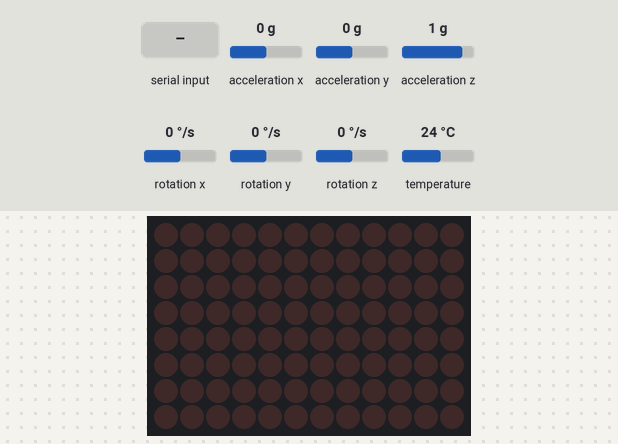
A sketch run on a simulated Arduino Uno R4 WiFi. On the bench: 12×8 LED matrix. The test bench sets the inputs (shaded band); at power-on: acceleration x 0 g, acceleration y 0 g, acceleration z 1 g, rotation x 0 °/s, rotation y 0 °/s, rotation z 0 °/s, temperature 24 °C. What the sketch prints to the serial monitor is not drawn.

Above: at 1.2 s.
1.3 s: "R" received over Serial
At 2.4 s:
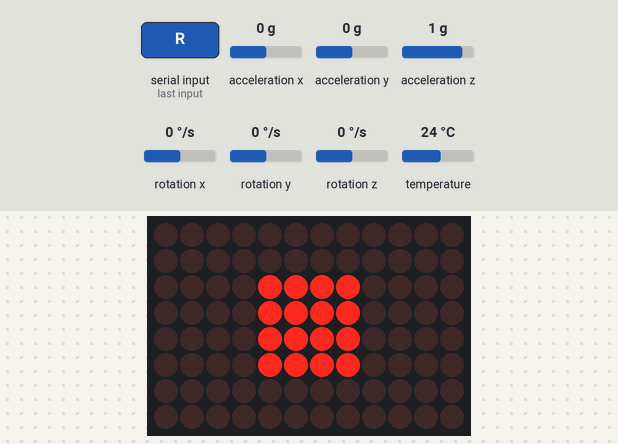
2.8 s: "S" received over Serial
At 3.4 s:
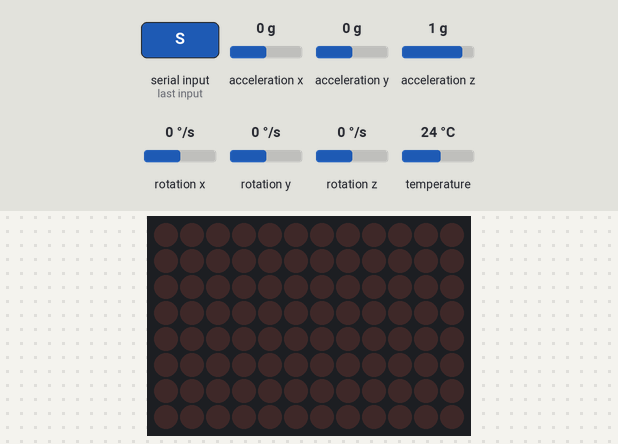
Timing chart, 0 to 5.8 s (numbered marks = the images above; inputs shaded):
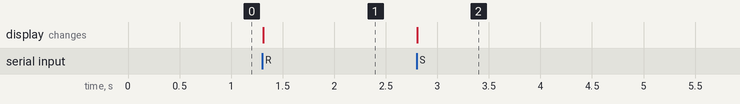

Measured:
- after the input at 1.3 s, the display: changes at once (image 1)
- after the input at 2.8 s, the display: changes at once (image 2)

The sketch:

setup_R4_WiFi.ino
```cpp
#include <Wire.h>
#include <Adafruit_MPU6050.h>
#include <Adafruit_Sensor.h>
#include "Arduino_LED_Matrix.h"

Adafruit_MPU6050 mpu;
ArduinoLEDMatrix matrix;

byte frame[8][12] = {0};  // LED matrix frame buffer
bool recording = false;   // Tracking recording state

void setup() {
    Serial.begin(115200);
    while (!Serial);  // Wait for Python to connect

    // Initialize MPU6050
    if (!mpu.begin()) {
        Serial.println("Failed to find MPU6050 chip");
        while (1) { delay(10); }
    }

    // Configure MPU6050 settings
    mpu.setAccelerometerRange(MPU6050_RANGE_2_G);
    mpu.setGyroRange(MPU6050_RANGE_500_DEG);
    mpu.setFilterBandwidth(MPU6050_BAND_21_HZ);

    // Initialize LED matrix
    matrix.begin();
    matrix.clear();
    matrix.renderBitmap(frame, 8, 12);
}

void loop() {
    // **Check for Serial input from Python**
    if (Serial.available()) {
        char command = Serial.read();  // Read 1-byte command

        if (command == 'R') {
            recording = true;
            drawRedSquare();  // Show red square when recording starts
        }
        else if (command == 'S') {
            recording = false;
            clearMatrix();  // Clear matrix when recording stops
        }
    }

    // **Read accelerometer data**
    sensors_event_t a, g, temp;
    mpu.getEvent(&a, &g, &temp);

    // Print acceleration Z-axis data
    Serial.println(a.acceleration.z);

    delay(10);  // Small delay to prevent excessive CPU usage
}

// **Draw a Red Square on LED Matrix**
void drawRedSquare() {
    memset(frame, 0, sizeof(frame));  // Clear frame buffer

    // Fill a 4x4 square in the center
    for (int x = 4; x < 8; x++) {
        for (int y = 2; y < 6; y++) {
            frame[y][x] = 1;
        }
    }

    matrix.renderBitmap(frame, 8, 12);  // ✅ Update LED matrix
}

// **Clear the LED Matrix**
void clearMatrix() {
    memset(frame, 0, sizeof(frame));  // Reset all LEDs
    matrix.renderBitmap(frame, 8, 12);
}
```
